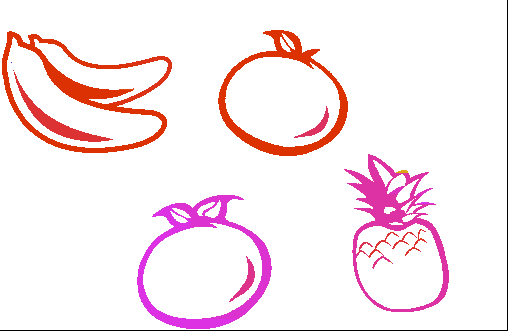
#> input picture Lab 3 DIp/Labeled image.png, 508 x 331 px, given in place of Lab4-image.png, which was not available
$ python task1.py
#> lines starting #> are read from the running program, lines starting #| are printed output that depends on the picture; after the words box and inside, x2 and y2 are one past the last pixel; in counts of white or black regions, pixels touching at a corner belong together; pictures that were not available may be replaced by others from this repository, and a replacement may not be noted
import cv2
import numpy
import numpy as np

def ConvertTobinary(img_name , extension, thresh ):
#> called with img_name = 'Lab4-image', extension = '.png', thresh = 100
    image = cv2.imread(img_name+extension) # read image
#> image is the input picture: shape (331, 508, 3); mean B, G, R 238.2, 233.7, 250.3
    image_grey = cv2.cvtColor(image, cv2.COLOR_BGR2GRAY) # convert to grey scale
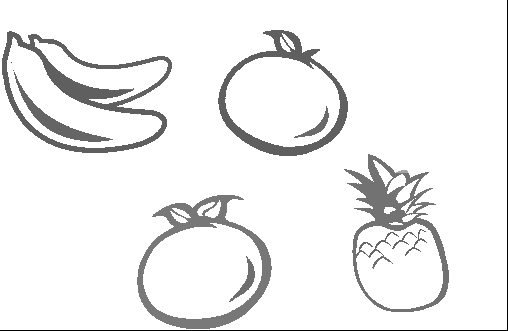
#> image_grey: shape (331, 508); min 0, max 255, mean 239.2
    ret, thresh_img = cv2.threshold(image_grey, thresh, 255, cv2.THRESH_BINARY)# cv.threshold(	src, thresh, maxval, type[, dst]	)
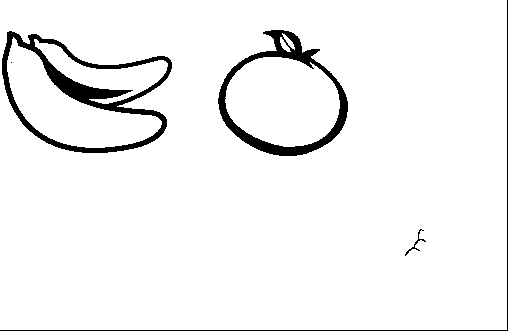
#> thresh_img: shape (331, 508); 95.2% white; 5 black regions (1 under 20 px), largest, box (x1, y1, x2, y2) and area: (2, 31, 172, 153) 4149, (218, 30, 348, 156) 2995, (0, 0, 508, 331) 838, (405, 229, 426, 256) 71
#> ret = 100
    return thresh_img
#   Start Main Code -------------------------------------------------------------------------
#  get binary image
image = ConvertTobinary("Lab4-image" , ".png" , 100); # enter image file name and extension separately

# detect objects that are black!!!!
# Zero is black
#==========================================
# First Pass
currentlabel = 1

height , width =  image.shape
#> height = 331; width = 508
replacePointer = []
matrixNew  = numpy.zeros((height, width))
upAssigned = False
for i  in range(0 , height -1):
    for j in range(0 , width -1):
        if image[i,j] == 255:
            matrixNew[i, j] = 500;
        elif image[i,j] == 0:
            if i-1 > 0 :  # check if there is a pixel before p
                if matrixNew[i-1, j] != 500 : # if not white
                    upAssigned = True
                    matrixNew[i,j] = matrixNew[i-1,j] # assign
            if j-1 > 0 :# check if there is a pixel on top of p
                if matrixNew[i,j-1] != 500: # if not white
                    if upAssigned == True and matrixNew[i-1, j] < matrixNew[i , j-1]: # pointers for second pass
                        if [matrixNew[i-1, j] , matrixNew[i , j-1]] not in replacePointer:
                            replacePointer.append([matrixNew[i-1, j] , matrixNew[i , j-1]]) # add new pointer
                        upAssigned = False
                        continue
                    matrixNew[i, j] = matrixNew[i, j - 1]
            if i-1> 0 and j-1 >0: # if both top and left pixels are white
                if matrixNew[i-1,j] == 500 and matrixNew[i,j-1] ==500:
                    currentlabel = currentlabel +1; # new label
                    matrixNew[i, j] = currentlabel; # assign new Label
        upAssigned = False
#> after the loop, currentlabel = 151
        # else:
#=============================================
# secondPass
for _pair in reversed(replacePointer):  # replace redundant labels
    for i  in range(0 , height -1):
        for j in range(0 , width -1):
            if(matrixNew[i,j] == _pair[1]):
                matrixNew[i, j] = _pair[0]
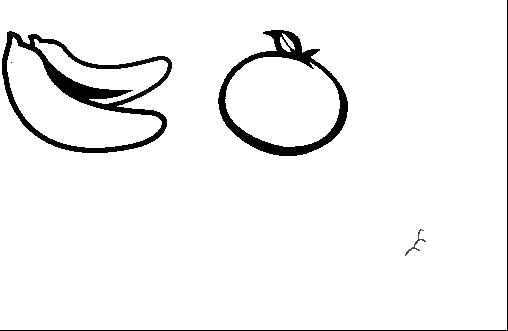
#> matrixNew: shape (331, 508) float64; min 0, max 500, mean 476.3; drawn with min black and max white

#=============================================
blank_image = np.zeros((height,width,3), np.uint8) # empty array
# [10 lines of commented-out code are left out]
for i  in range(0 , height -1):
    for j in range(0 , width -1):
        if(matrixNew[i,j] < 500 ):
            if(matrixNew[i,j]%5):
                blank_image[i, j] = [matrixNew[i,j],50,220]

            elif(matrixNew[i,j]%7):
                blank_image[i, j] = [20, matrixNew[i, j], 220]

            elif(matrixNew[i,j]%11):
                blank_image[i, j] = [220, 50, matrixNew[i, j] + 5]

        else:
            blank_image[i, j] = [255, 255, 255]
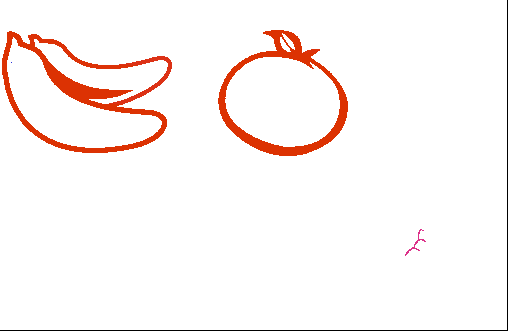
#> blank_image: shape (331, 508, 3); mean of channels 0, 1, 2 243, 244.9, 252.2; drawn as B, G, R

# save image
cv2.imwrite("Labeled image.png" , blank_image)
